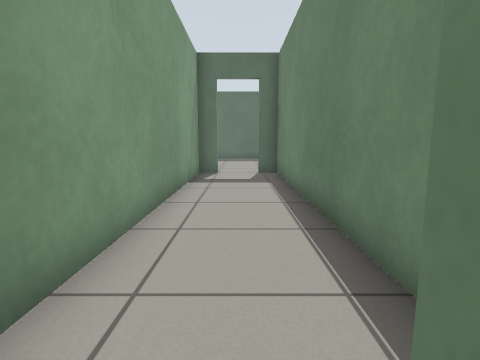
View 1 (above)

12 first-person views from a walk through a Gazebo world. The camera is 0.72 m above the floor, tilts 8° down and sees 80° across. The floor is counted in squares, 0.5 m on a side. Each view is taken from the middle of a square. On the plan, view 1 faces up. The plan holds only what a view shows up to about 14 squares ahead; the rest is blank.

View 2
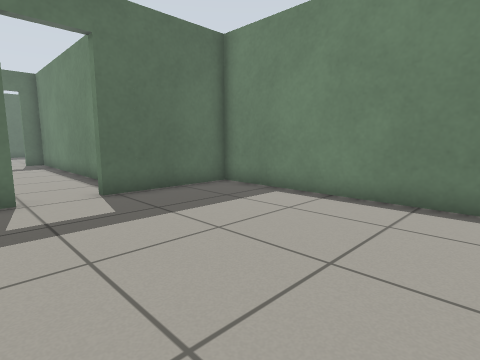

View 3
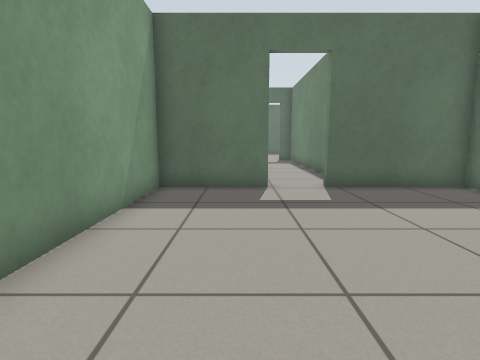

View 4
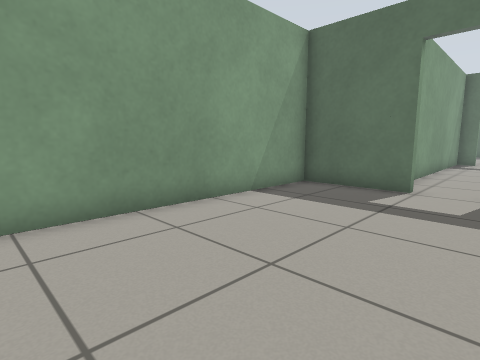

View 5
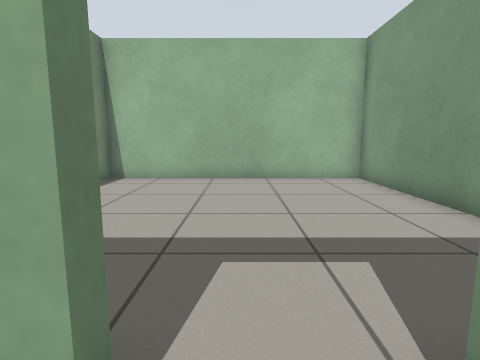

View 6
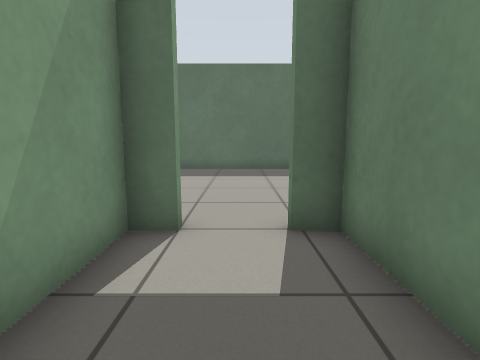

View 7
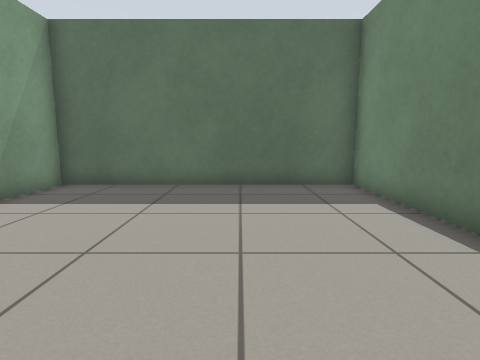

View 8
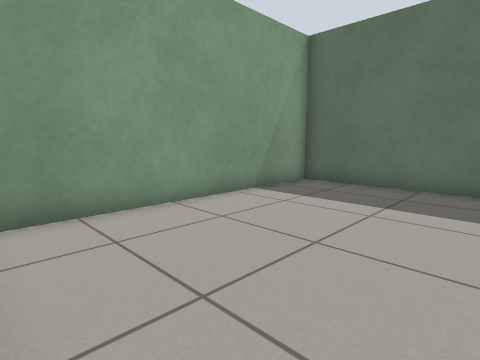

View 9
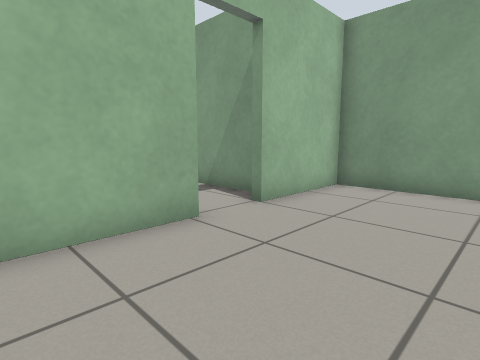

View 10
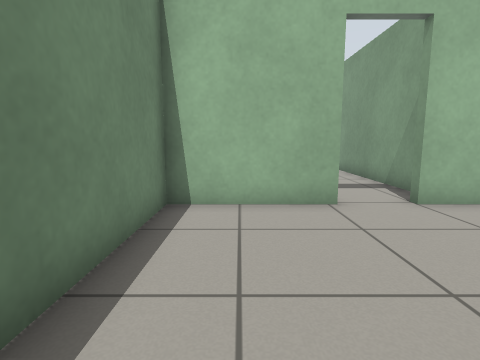

View 11
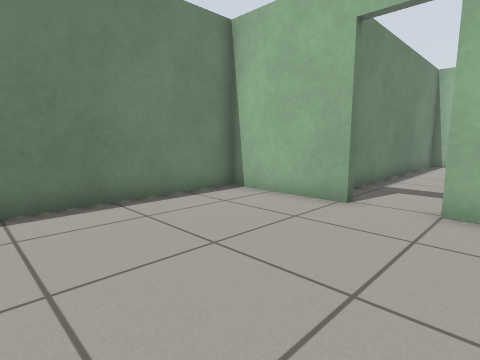

View 12
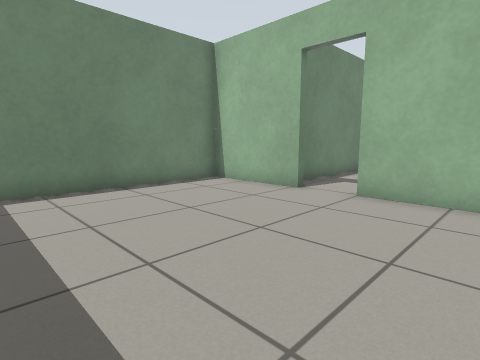

### Floor plan
Ten units are one square. View 1 is at (0, 0); x grows to the right and y downward. Boxes are objects, and circles mark ways between rooms. Rooms are numbered by the first view taken in them; rooms with no view inside come last. Other rooms are left out.
<svg viewBox="-52 -226 106 318">
<path fill="none" stroke="#000" d="M-11 -7 -45 -7 -45 87 49 87 49 -7 6 -7M16 -22 16 -124 7 -124M-9 -124 -18 -124 -18 -19M7 -127 46 -127 46 -221 -47 -221 -47 -127 -9 -127"/>
<circle cx="-5" cy="-10" r="3" fill="#2a7"/>
<circle cx="-3" cy="-127" r="3" fill="#2a7"/>
<text x="0" y="40">1</text>
<text x="0" y="-70">2</text>
<text x="0" y="-170">3</text>
</svg>
Room 1 opens to room 2. Room 2 opens to room 3.

Where each view was taken, in squares from view 1:
view 1: 0 up, 0 right, facing up
view 2: 7 down, 2 left, facing up-right
view 3: 8 down, 2 left, facing up
view 4: 8 down, 1 right, facing up-left
view 5: 2 up, 0 right, facing down
view 6: 8 up, 0 right, facing up
view 7: 13 up, 1 right, facing up
view 8: 13 up, 1 right, facing up-left
view 9: 17 up, 4 right, facing down-left
view 10: 19 up, 3 right, facing down
view 11: 19 up, 2 left, facing down-right
view 12: 20 up, 4 left, facing down-right
